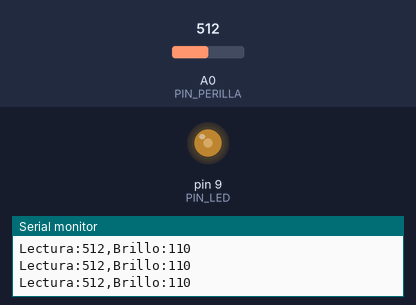
This sketch was run on a simulated Arduino Uno, built with avr-gcc and run on an emulated ATmega328P. On the bench: output pins drawn as LEDs (lit = HIGH), the last lines printed to the serial monitor. Inputs (shaded band) come from the test bench; at power-on: A0 (PIN_PERILLA) = 512.

Above: at 1.2 s.
1.3 s: A0 (PIN_PERILLA) set to 10
At 2.4 s:
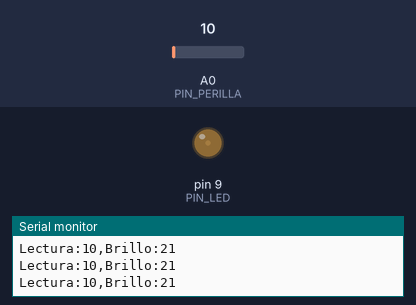
2.8 s: A0 (PIN_PERILLA) set to 716
At 4.0 s:
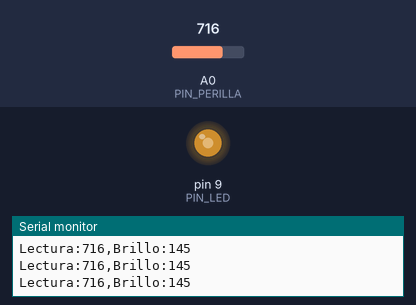
4.3 s: A0 (PIN_PERILLA) set to 1023
At 5.3 s:
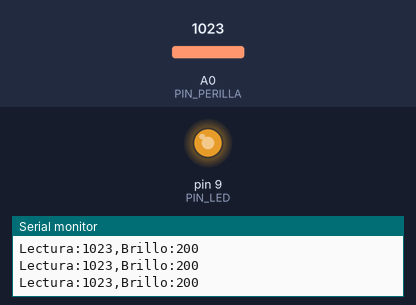
Timing chart, 0 to 7.3 s (numbered marks = the images above; inputs shaded):
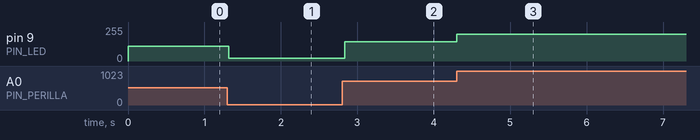

The sketch:

P10_rango_20_200.ino
```cpp
/*
  P10 · Reto: brillo entre 20 y 200 (solución del instructor)     Sesión 5
  ------------------------------------------------------------------
  Qué hace: el LED nunca se apaga del todo ni llega al máximo: el brillo va de 20 a 200
  mientras la perilla recorre todo su giro.

  Conexiones: las mismas de P10
    Potenciómetro   extremo -> 5 V ; centro -> A0 ; otro extremo -> GND
    LED             pin 9 -> resistencia 220 ohm -> LED (pata larga +) ; pata corta -> GND

  Ideas clave:
    - Los dos últimos números de map() son el rango de SALIDA y pueden ser cualesquiera
      entre 0 y 255: aquí BRILLO_MIN y BRILLO_MAX, constantes con nombre.
    - Es la misma idea de "un cambio, un solo lugar" de la Sesión 2: para cambiar el
      rango se cambia una constante, no la fórmula.

  Para jugar: prueba BRILLO_MAX en 255 y BRILLO_MIN en 0. Debe verse como P10.
*/

const int PIN_PERILLA = A0;
const int PIN_LED = 9;
const int BRILLO_MIN = 20;
const int BRILLO_MAX = 200;

void setup() {
  pinMode(PIN_LED, OUTPUT);
  Serial.begin(9600);
}

void loop() {
  int lectura = analogRead(PIN_PERILLA);                              // 0 a 1023
  int brillo = map(lectura, 0, 1023, BRILLO_MIN, BRILLO_MAX);         // 0 -> 20 y 1023 -> 200
  analogWrite(PIN_LED, brillo);

  Serial.print("Lectura:");
  Serial.print(lectura);
  Serial.print(",Brillo:");
  Serial.println(brillo);
  delay(50);
}
```

Measured:
- after the input at 1.3 s, pin 9 (PIN_LED): 110/255 → 21/255 at once
- after the input at 2.8 s, pin 9 (PIN_LED): 21/255 → 145/255 at once
- after the input at 4.3 s, pin 9 (PIN_LED): 145/255 → 200/255 at once
